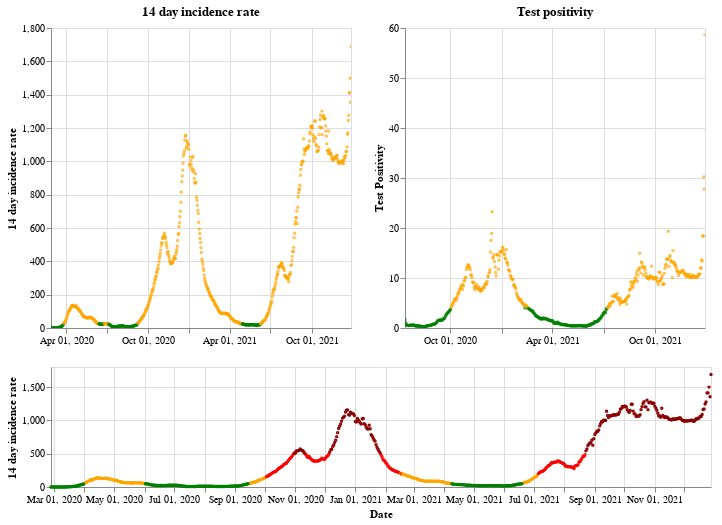

This figure's notebook cell:
### Markdown cell above
## Wales

### Code cell
plot_traffic_light('Wales')

### Figure 1 — Vega-Lite specification as saved in the notebook (floating-point values rounded to 4 significant figures; data arrays with more than 128 entries replaced by an {"elided": "..."} marker saying what was removed)
{"config": {"view": {"continuousWidth": 400, "continuousHeight": 300}}, "vconcat": [{"hconcat": [{"mark": {"type": "point", "size": 2}, "encoding": {"color": {"condition": {"value": "green", "test": "(datum.twoWeeklyCasesRate <= 25)"}, "value": "orange"}, "tooltip": [{"type": "nominal", "field": "areaName"}, {"type": "temporal", "field": "date"}, {"type": "quantitative", "field": "twoWeeklyCasesRate"}, {"type": "quantitative", "field": "testPositivity"}], "x": {"type": "temporal", "axis": {"title": ""}, "field": "date", "scale": {"domain": {"selection": "DateBrush"}}, "timeUnit": "yearmonthdate"}, "y": {"type": "quantitative", "axis": {"title": "14 day incidence rate"}, "field": "twoWeeklyCasesRate"}}, "title": "14 day incidence rate", "width": 300}, {"mark": {"type": "point", "size": 2}, "encoding": {"color": {"condition": {"value": "green", "test": "(datum.testPositivity <= 4)"}, "value": "orange"}, "tooltip": [{"type": "nominal", "field": "areaName"}, {"type": "temporal", "field": "date"}, {"type": "quantitative", "field": "twoWeeklyCasesRate"}, {"type": "quantitative", "field": "testPositivity"}], "x": {"type": "temporal", "axis": {"title": ""}, "field": "date", "scale": {"domain": {"selection": "DateBrush"}}, "timeUnit": "yearmonthdate"}, "y": {"type": "quantitative", "axis": {"title": "Test Positivity"}, "field": "testPositivity"}}, "title": "Test positivity", "width": 300}]}, {"layer": [{"mark": {"type": "point", "size": 2}, "encoding": {"color": {"condition": {"value": "orange", "test": "(((datum.testPositivity < 4) && (datum.twoWeeklyCasesRate >= 50)) && (datum.twoWeeklyCasesRate < 200))"}, "value": "red"}, "opacity": {"condition": {"value": 1, "test": "((datum.twoWeeklyCasesRate >= 50) && (datum.twoWeeklyCasesRate < 500))"}, "value": 0}, "tooltip": [{"type": "nominal", "field": "areaName"}, {"type": "temporal", "field": "date"}, {"type": "quantitative", "field": "twoWeeklyCasesRate"}, {"type": "quantitative", "field": "testPositivity"}], "x": {"type": "temporal", "axis": {"title": "Date"}, "field": "date", "timeUnit": "yearmonthdate"}, "y": {"type": "quantitative", "axis": {"title": "14 day incidence rate"}, "field": "twoWeeklyCasesRate"}}, "selection": {"DateBrush": {"type": "interval", "encodings": ["x"], "fields": ["Time"]}}}, {"mark": {"type": "point", "size": 2}, "encoding": {"color": {"value": "darkred"}, "opacity": {"condition": {"value": 1, "test": "(datum.twoWeeklyCasesRate >= 500)"}, "value": 0}, "tooltip": [{"type": "nominal", "field": "areaName"}, {"type": "temporal", "field": "date"}, {"type": "quantitative", "field": "twoWeeklyCasesRate"}, {"type": "quantitative", "field": "testPositivity"}], "x": {"type": "temporal", "axis": {"title": "Date"}, "field": "date", "timeUnit": "yearmonthdate"}, "y": {"type": "quantitative", "axis": {"title": "14 day incidence rate"}, "field": "twoWeeklyCasesRate"}}}, {"mark": {"type": "point", "size": 2}, "encoding": {"color": {"condition": {"value": "green", "test": "((datum.testPositivity < 4) && (datum.twoWeeklyCasesRate < 50))"}, "value": "orange"}, "opacity": {"condition": {"value": 1, "test": "(datum.twoWeeklyCasesRate < 50)"}, "value": 0}, "tooltip": [{"type": "nominal", "field": "areaName"}, {"type": "temporal", "field": "date"}, {"type": "quantitative", "field": "twoWeeklyCasesRate"}, {"type": "quantitative", "field": "testPositivity"}], "x": {"type": "temporal", "axis": {"title": "Date"}, "field": "date", "timeUnit": "yearmonthdate"}, "y": {"type": "quantitative", "axis": {"title": "14 day incidence rate"}, "field": "twoWeeklyCasesRate"}}}], "height": 120, "width": 660}], "data": {"name": "data-9e1284435b7369dbfc0f3d9a3b6f43d0"}, "$schema": "https://vega.github.io/schema/vega-lite/v4.8.1.json", "datasets": {"data-9e1284435b7369dbfc0f3d9a3b6f43d0": {"elided": "671 records"}}}
